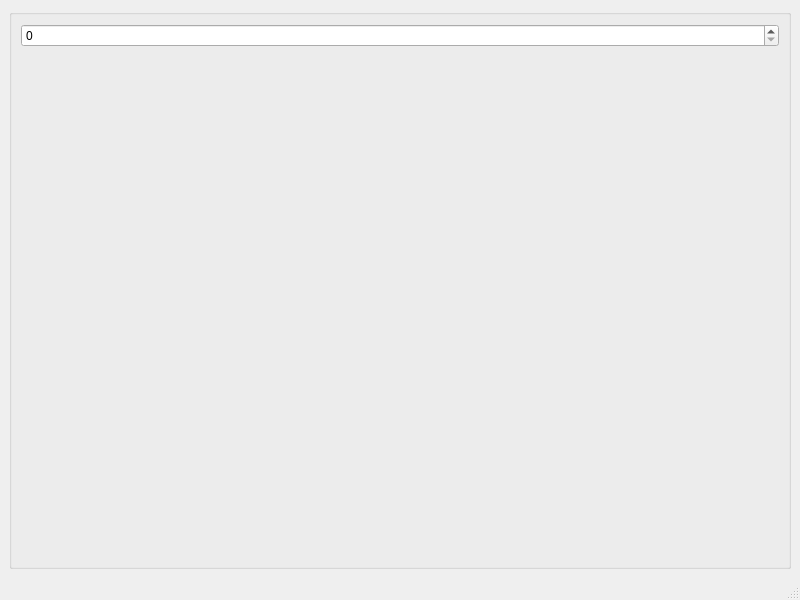
<?xml version="1.0" encoding="UTF-8"?>
<ui version="4.0">
 <class>MainWindow</class>
 <widget class="QMainWindow" name="MainWindow">
  <property name="geometry">
   <rect>
    <x>0</x>
    <y>0</y>
    <width>800</width>
    <height>600</height>
   </rect>
  </property>
  <property name="windowTitle">
   <string>MainWindow</string>
  </property>
  <widget class="QWidget" name="centralwidget">
   <layout class="QGridLayout" name="gridLayout">
    <item row="0" column="0">
     <widget class="QGroupBox" name="groupBox">
      <property name="title">
       <string/>
      </property>
      <layout class="QVBoxLayout" name="verticalLayout">
       <item>
        <widget class="QSpinBox" name="inputSpinBox">
         <property name="font">
          <font>
           <kerning>true</kerning>
          </font>
         </property>
         <property name="wrapping">
          <bool>false</bool>
         </property>
         <property name="frame">
          <bool>true</bool>
         </property>
         <property name="showGroupSeparator" stdset="0">
          <bool>false</bool>
         </property>
         <property name="maximum">
          <number>1000000000</number>
         </property>
        </widget>
       </item>
       <item>
        <widget class="QLabel" name="inputNumLabel">
         <property name="text">
          <string/>
         </property>
         <property name="alignment">
          <set>Qt::AlignCenter</set>
         </property>
        </widget>
       </item>
       <item>
        <widget class="QLabel" name="reverseNumLabel">
         <property name="text">
          <string/>
         </property>
         <property name="alignment">
          <set>Qt::AlignCenter</set>
         </property>
        </widget>
       </item>
      </layout>
     </widget>
    </item>
   </layout>
  </widget>
  <widget class="QMenuBar" name="menubar">
   <property name="geometry">
    <rect>
     <x>0</x>
     <y>0</y>
     <width>800</width>
     <height>22</height>
    </rect>
   </property>
  </widget>
  <widget class="QStatusBar" name="statusbar"/>
 </widget>
 <resources/>
 <connections/>
</ui>
